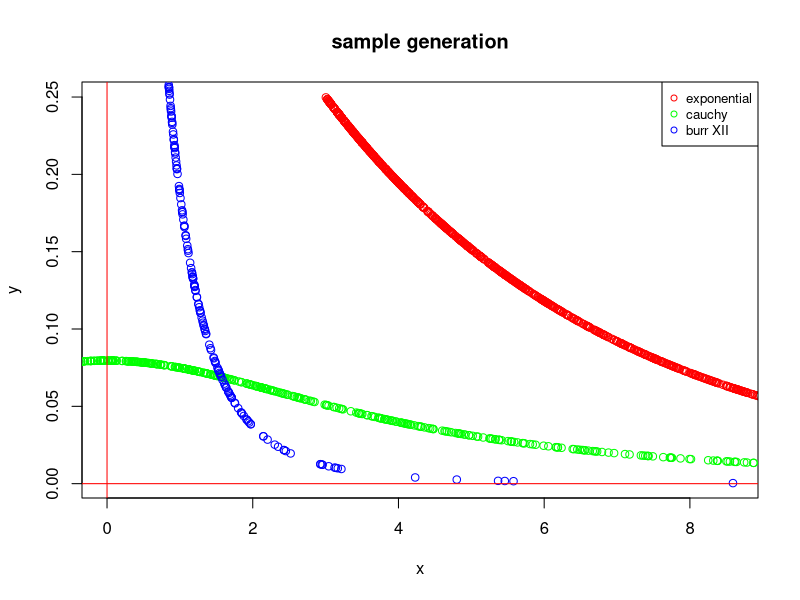

Source code (R):
sigm=4
mue=3

#P4.I exponential
val_e=mue-sigm*log(1-runif(1000)) 
mean(val_e)
var(val_e)
y_e=(1/sigm)*exp(-(val_e-mue)/sigm)

#P4.II cauchy
val_c=sigm*tan(pi*runif(1000))
mean(val_c)
var(val_c)
y_c=sigm/(pi*(sigm^2+val_c^2))

#P4.III burr 
k=3
c=1
val_b=(-1+(1-runif(1000))**(-1/k))**(1/c)
mean(val_b)
var(val_b)
y_b=c*val_b^(c-1)*k*(1+val_b^c)^(-k-1)

#plotting
plot(val_e,y_e,col='red',main="sample generation",xlim = c(min(val_b),max(val_b)),
     type="p",lwd=1,ylab = "y",xlab = "x",pch=1)
points(val_c,y_c,col="green")
points(val_b,y_b,col="blue")

legend("topright",legend = c("exponential","cauchy","burr XII"),
       col = c("red","green","blue"),cex = 0.8,pch = 1)
abline(h=0,col='red')
abline(v=0,col= 'red')
